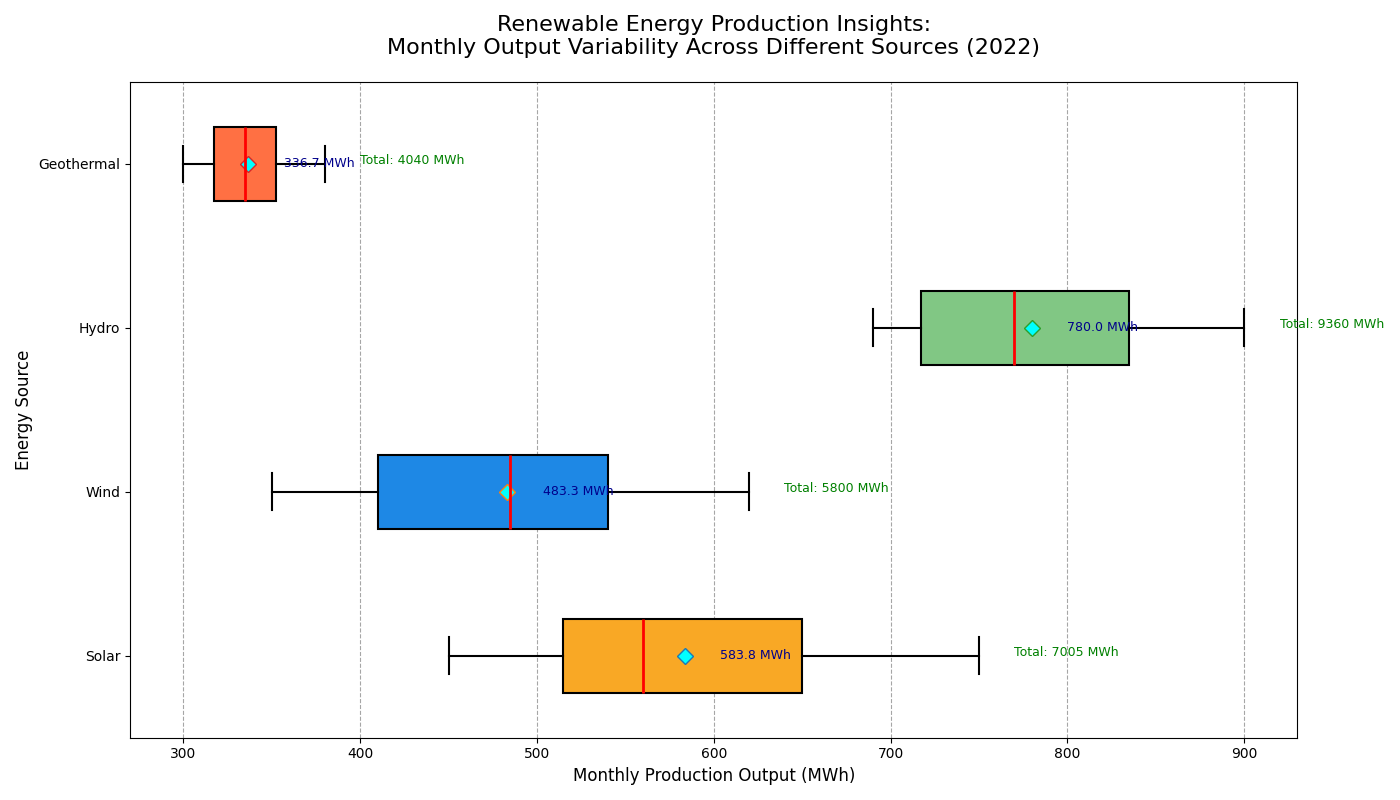

The Python source for this figure:
import matplotlib.pyplot as plt
import numpy as np

# Backstory:
# We are going to visualize data on the monthly production output of different types of renewable energy 
# sources (Solar, Wind, Hydro, Geothermal) over a year. This data aims to highlight the variability 
# in monthly production outputs for each energy source.

# Artificial Data for Monthly Production Outputs in Megawatt-hours (MWh)
# Data is presented without using randomness and is deliberately varied
solar = [450, 520, 495, 530, 600, 680, 750, 720, 640, 580, 540, 500]
wind = [350, 380, 410, 480, 520, 570, 620, 590, 530, 490, 450, 410]
hydro = [700, 690, 720, 750, 800, 850, 900, 870, 830, 790, 750, 710]
geothermal = [310, 300, 320, 330, 350, 360, 380, 370, 350, 340, 320, 310]

# Combine data into a list for the box plot
data = [solar, wind, hydro, geothermal]
energy_sources = ['Solar', 'Wind', 'Hydro', 'Geothermal']

# Set up colors for each box
colors = ['#f9a825', '#1e88e5', '#81c784', '#ff7043']

# Create a figure and a set of subplots
fig, ax = plt.subplots(figsize=(14, 8))

# Plot a horizontal boxplot with customized colors and styles
bp = ax.boxplot(data, vert=False, patch_artist=True, notch=False, whis=1.5,
                boxprops=dict(facecolor='lightgray', color='black', linewidth=1.5),
                whiskerprops=dict(color='black', linewidth=1.5),
                capprops=dict(color='black', linewidth=1.5),
                medianprops=dict(color='red', linewidth=2),
                flierprops=dict(marker='o', color='black', alpha=0.5))

# Set individual colors for each box
for patch, color in zip(bp['boxes'], colors):
    patch.set_facecolor(color)

# Annotate the mean value for each energy source in the box plot
means = [np.mean(source) for source in data]
for mean, y_pos in zip(means, range(1, len(data) + 1)):
    ax.plot(mean, y_pos, 'D', markerfacecolor='cyan', markersize=8, label='Mean' if y_pos == 1 else "")
    # Annotate the exact mean value
    ax.annotate(f'{mean:.1f} MWh', xy=(mean, y_pos), xytext=(mean + 20, y_pos),
                verticalalignment='center', fontsize=9, color='darkblue')

# Set the title and labels with breaks for improved readability
ax.set_title('Renewable Energy Production Insights:\nMonthly Output Variability Across Different Sources (2022)', fontsize=16, pad=20)
ax.set_xlabel('Monthly Production Output (MWh)', fontsize=12)
ax.set_ylabel('Energy Source', fontsize=12)

# Set the y-ticks and labels
ax.set_yticks(np.arange(1, len(energy_sources) + 1))
ax.set_yticklabels(energy_sources, fontsize=10)

# Highlight total output per energy source
for i, source in enumerate(data):
    total_output = sum(source)
    ax.annotate(f'Total: {total_output} MWh', xy=(max(source) + 20, i + 1),
                xytext=(max(source) + 20, i + 1), fontsize=9, color='green')

# Customize grid for better readability
ax.xaxis.grid(True, linestyle='--', which='major', color='grey', alpha=0.7)

# Make layout adjustments to prevent overlapping
plt.tight_layout()

# Display the plot
plt.show()
